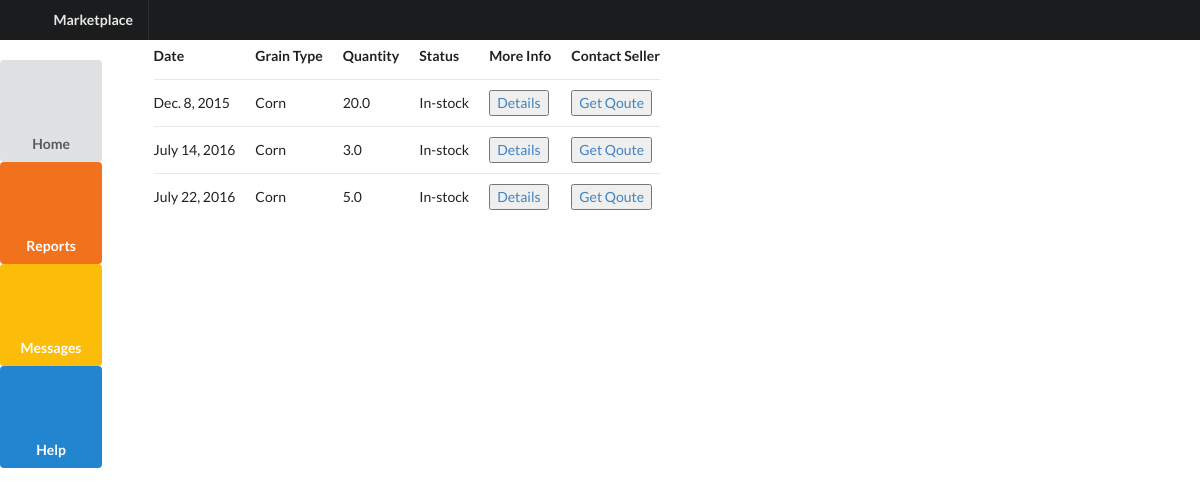
The page /market/ on the database as committed earlier.
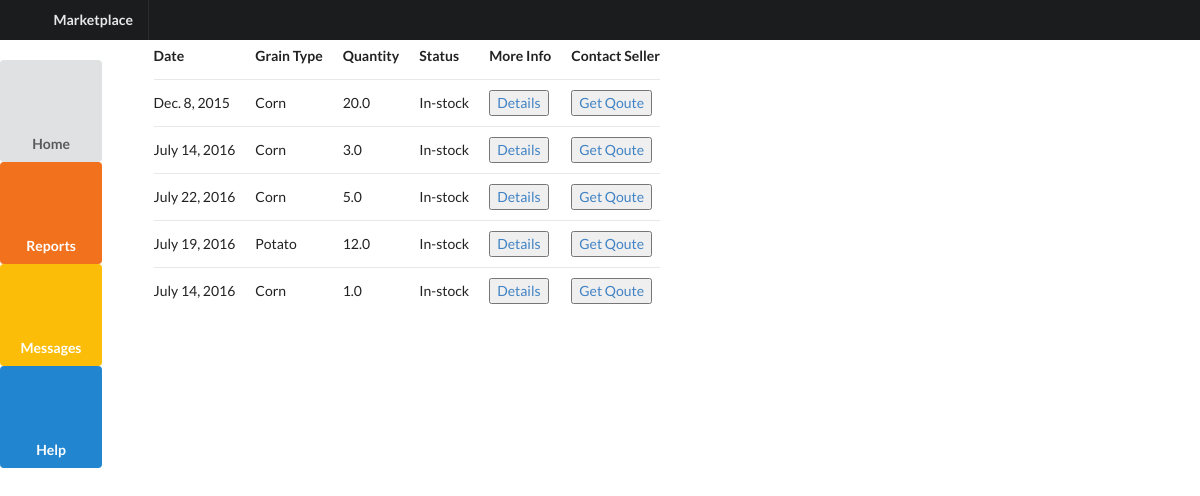
The same page on the database as committed later.
### app/models.py (models this page shows)
class Reports(models.Model):
    user = models.ForeignKey(User)
    ptype = models.CharField(max_length=50, blank=False)
    min_price = models.FloatField(blank=False, default=00000)
    max_price = models.FloatField(blank=False, default=00000)
    date = models.DateField(blank=False)
    available = models.DateField(blank=False)
    quantity = models.FloatField(blank=False, default=00000)
    id1 = models.CharField(max_length=3, default=00000)
    temp = models.CharField(max_length=50, default=00000)
    humidity = models.CharField(max_length=50, default=00000)

### app/views.py (the view)
# urls.py: url(r'^market/', 'app.views.marketplace', name="marketplace"),
def marketplace(request):
    items = Reports.objects.exclude(id1=0)
    return render(request, 'app/market.html', {'list':items})

### app/templates/app/market.html (shortened to what this page needs)
<!DOCTYPE html>
<html>
<head>
  <head>
      {% extends "app/base.html" %}
      {% load staticfiles %}
      {%block head%}
            <link rel="stylesheet" type="text/css" href="{% static 'app/content/custom.css' %}" />
{%endblock head%}
{%block content%}
<body class="main main-view">
    <div class="ui fixed inverted menu">
      <div class="ui container">
        <div href="#" class="header item">
            Marketplace
        </div>
      </div>
    </div>
          <div>
          </div>
<br>
<br>
    <div class="ui grid">
        <div class="two wide column">
            <div class="menu-bar">
                <button class=" ui white plus icon button">
                    <i class="huge home  icon menu-icon"></i><br>
                    Home
                </button>
                <a href = "/showreport"><button class=" ui orange icon button">
                    <i class="huge edit  icon menu-icon"></i><br>
                    Reports
                </button></a><br>
                <a href = "/sms"><button class=" ui yellow icon button">
                    <i class="huge mail  icon menu-icon"></i><br>
                    Messages
                </button><br>
                <a href = "/help"><button class=" ui blue icon button" >
                    <i class="huge help  icon menu-icon"></i><br>
                    Help
                </button><br>
            </div>
        </div>
<div id="reports-content">
    <table class="ui very basic table">
        <thead>
        <tr>
            <th>Date</th>
            <th>Grain Type</th>
            <th>Quantity</th>
            <th>Status</th>
            <th>More Info</th>
            <th>Contact Seller</th>
        </tr>
        </thead>
        <tbody>
            {% for li in list %}
            <tr>
              <td>
              {{li.date}}</td>
              <td>
               {{li.ptype}}</td>
          <td>
            {{li.quantity}}</td>
              <td>In-stock</td>
              <td>
                  <a href="" ><button> Details </button></a>
              </td>
              <td>
                  <a href="/contact" ><button> Get Qoute </button></a>
              </td>
            </tr>
            {% endfor %}
        </tbody>
    </table>
</div>
</body>
  {%endblock content%}

Rows that differ between the two databases and show on the page:
added Reports: date "July 19, 2016", ptype "Potato", quantity "12.0"
added Reports: date "July 14, 2016", ptype "Corn", quantity "1.0"
